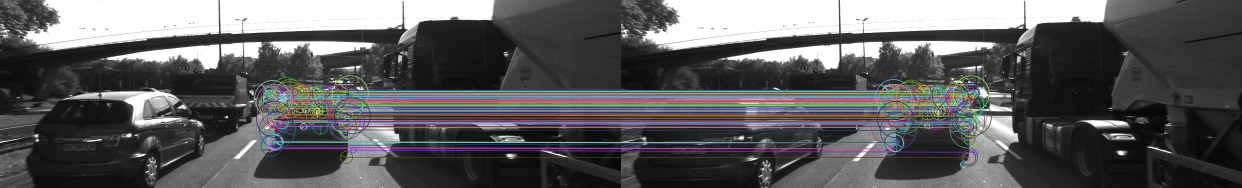
//> input picture output/BRISK_BRISK.jpg, 2484 x 375 px, given in place of 0000000000.png, which was not available (shown at 1/2 size)
$ ./MidTermProject_Camera_Student   (built with g++ and OpenCV 4)
//> lines starting //> are read from the running program, lines starting //| are printed output that depends on the picture; pictures that were not available may be replaced by others from this repository, and a replacement may not be noted
### src/matching2D.hpp
#ifndef matching2D_hpp
#define matching2D_hpp

#include <stdio.h>
#include <iostream>
#include <sstream>
#include <iomanip>
#include <vector>
#include <cmath>
#include <limits>

#include <opencv2/core.hpp>
#include <opencv2/highgui/highgui.hpp>
#include <opencv2/imgproc/imgproc.hpp>
#include <opencv2/features2d.hpp>
#include <opencv2/xfeatures2d.hpp>
#include <opencv2/xfeatures2d/nonfree.hpp>

#include "dataStructures.h"


void detKeypointsHarris(std::vector<cv::KeyPoint> &keypoints, cv::Mat &img, std::vector<float>& det_t, bool bVis=false);
void detKeypointsShiTomasi(std::vector<cv::KeyPoint> &keypoints, cv::Mat &img, std::vector<float>& det_t, bool bVis=false);
void detKeypointsModern(std::vector<cv::KeyPoint> &keypoints, cv::Mat &img, std::string detectorType, std::vector<float>& det_t, bool bVis=false);
void descKeypoints(std::vector<cv::KeyPoint> &keypoints, cv::Mat &img, cv::Mat &descriptors, std::string descriptorType, std::vector<float>& desc_t);
void matchDescriptors(std::vector<cv::KeyPoint> &kPtsSource, std::vector<cv::KeyPoint> &kPtsRef, cv::Mat &descSource, cv::Mat &descRef,
                      std::vector<cv::DMatch> &matches, std::string descriptorType, std::string matcherType, std::string selectorType);

#endif /* matching2D_hpp */

### src/dataStructures.h
#ifndef dataStructures_h
#define dataStructures_h

#include <vector>
#include <opencv2/core.hpp>


struct DataFrame { // represents the available sensor information at the same time instance

    cv::Mat cameraImg; // camera image

    std::vector<cv::KeyPoint> keypoints; // 2D keypoints within camera image
    cv::Mat descriptors; // keypoint descriptors
    std::vector<cv::DMatch> kptMatches; // keypoint matches between previous and current frame
};


#endif /* dataStructures_h */

### src/matching2D_Student.cpp
#include <numeric>
#include "matching2D.hpp"

using namespace std;

// Find best matches for keypoints in two camera images based on several matching methods
// [47 lines left out: function matchDescriptors, not called in this run]

// Use one of several types of state-of-art descriptors to uniquely identify keypoints
void descKeypoints(vector<cv::KeyPoint> &keypoints, cv::Mat &img, cv::Mat &descriptors, string descriptorType, vector<float>& desc_t)
{
    // select appropriate descriptor
    cv::Ptr<cv::DescriptorExtractor> extractor;
    if (descriptorType.compare("BRISK") == 0)
    {

        int threshold = 30;        // FAST/AGAST detection threshold score.
        int octaves = 3;           // detection octaves (use 0 to do single scale)
        float patternScale = 1.0f; // apply this scale to the pattern used for sampling the neighbourhood of a keypoint.

        extractor = cv::BRISK::create(threshold, octaves, patternScale);
    }
    else if (descriptorType.compare("BRIEF") == 0){
      	extractor = cv::xfeatures2d::BriefDescriptorExtractor::create();
    } else if (descriptorType.compare("ORB")==0){
    	extractor = cv::ORB::create();
    } else if (descriptorType.compare("FREAK")==0){
     	extractor = cv::xfeatures2d::FREAK::create();
    }else if (descriptorType.compare("SIFT")==0){
     	extractor = cv::SIFT::create();
    }else if (descriptorType.compare("AKAZE")==0){
     	cout << "AKAZE descriptor" << endl;
        extractor = cv::AKAZE::create();
    }else {
        throw std::invalid_argument("unknown descriptor type");
    }

    // perform feature description
    double t = (double)cv::getTickCount();
    extractor->compute(img, keypoints, descriptors);
    t = ((double)cv::getTickCount() - t) / cv::getTickFrequency();
  	desc_t.push_back(1000*t/1.0);
    //cout << descriptorType << " descriptor extraction in " << 1000 * t / 1.0 << " ms" << endl;
}

// [59 lines left out: function detKeypointsHarris, not called in this run]

void detKeypointsModern(std::vector<cv::KeyPoint> &keypoints, cv::Mat &img, std::string detectorType, vector<float>& det_t, bool bVis){
  	cv::Ptr<cv::Feature2D> kpt_det;
    double t = ((double)cv::getTickCount());
  	if(detectorType.compare("FAST") == 0){
      	bool nms = true;
      	double threshold = 10;
	 	kpt_det = cv::FastFeatureDetector::create(threshold, nms);
  		kpt_det->detect(img, keypoints);
    } else if(detectorType.compare("ORB") == 0){
     	kpt_det = cv::ORB::create();
    	kpt_det->detect(img, keypoints);
    } else if(detectorType.compare("BRISK") == 0){
        kpt_det = cv::BRISK::create();
    	kpt_det->detect(img, keypoints);
    } else if(detectorType.compare("AKAZE") == 0){
        kpt_det = cv::AKAZE::create();
    	kpt_det->detect(img, keypoints);
    } else if(detectorType.compare("SIFT") == 0){
        kpt_det = cv::SIFT::create();
    	kpt_det->detect(img, keypoints);
    }
    t = ((double)cv::getTickCount() - t) / cv::getTickFrequency();
  	det_t.push_back(1000 * t / 1.0);
    //cout << detectorType << " detection with n=" << keypoints.size() << " keypoints in " << 1000 * t / 1.0 << " ms" << endl;

    if(bVis){
          cv::Mat visImage =img.clone();
          cv::drawKeypoints(img, keypoints, visImage, cv::Scalar::all(-1), cv::DrawMatchesFlags::DRAW_RICH_KEYPOINTS);
          string windowName = detectorType +" Detector Results";
          cv::namedWindow(windowName, 6);
          cv::imshow(windowName, visImage);
          cv::waitKey(0);
      }

}

// Detect keypoints in image using the traditional Shi-Thomasi detector
// [40 lines left out: function detKeypointsShiTomasi, not called in this run]

### src/MidTermProject_Camera_Student.cpp
/* INCLUDES FOR THIS PROJECT */
#include <iostream>
#include <fstream>
#include <sstream>
#include <iomanip>
#include <vector>
#include <cmath>
#include <limits>
#include <numeric>
#include <opencv2/core.hpp>
#include <opencv2/highgui/highgui.hpp>
#include <opencv2/imgproc/imgproc.hpp>
#include <opencv2/features2d.hpp>
#include <opencv2/xfeatures2d.hpp>
#include <opencv2/xfeatures2d/nonfree.hpp>

#include "dataStructures.h"
#include "matching2D.hpp"

using namespace std;

/* MAIN PROGRAM */
int main(int argc, const char *argv[])
{
  	string detectorType, descriptorType, descriptorMatchType;

  	if(argc > 1){
      	//command line parameter
      	// argv[1] -> Detector
      	// argv[2] - > Descriptor
      	detectorType= (argv[1]);
      	if (detectorType.compare("SIFT") == 0)
          descriptorMatchType = "DES_HOG";
      	else
          descriptorMatchType = "DES_BINARY";


        descriptorType = (argv[2]);
    } else {
        //det default
        cout << "Default BRISK det, BRIEF desc has been selected" << endl;
        detectorType =  "BRISK";
        descriptorType= "BRIEF";
        descriptorMatchType="DES_BINARY";
    }
    /* INIT VARIABLES AND DATA STRUCTURES */

    // data location
    string dataPath = "../";

    // camera
    string imgBasePath = dataPath + "images/";
    string imgPrefix = "KITTI/2011_09_26/image_00/data/000000"; // left camera, color
    string imgFileType = ".png";
    int imgStartIndex = 0; // first file index to load (assumes Lidar and camera names have identical naming convention)
    int imgEndIndex = 9;   // last file index to load
    int imgFillWidth = 4;  // no. of digits which make up the file index (e.g. img-0001.png)

    // misc
    int dataBufferSize = 2;       // no. of images which are held in memory (ring buffer) at the same time
    vector<DataFrame> dataBuffer; // list of data frames which are held in memory at the same time
    bool bVis = true;            // visualize results

  	//Init var.
    string matcherType = "MAT_FLANN";        // MAT_BF, MAT_FLANN
    string selectorType = "SEL_KNN";       // SEL_NN, SEL_KNN

  	//stats for each Keypoints Detectors & Descriptors
  	int kpts_cnt=0;
  	int kpts_matches_cnt=0;
  	vector<float> det_t;
  	vector<float> desc_t;
    vector<float> match_t;

    /* MAIN LOOP OVER ALL IMAGES */
    for (size_t imgIndex = 0; imgIndex <= imgEndIndex - imgStartIndex; imgIndex++)
    {
        /* LOAD IMAGE INTO BUFFER */

        // assemble filenames for current index
        ostringstream imgNumber;
        imgNumber << setfill('0') << setw(imgFillWidth) << imgStartIndex + imgIndex;
        string imgFullFilename = imgBasePath + imgPrefix + imgNumber.str() + imgFileType;

        // load image from file and convert to grayscale
        cv::Mat img, imgGray;
        img = cv::imread(imgFullFilename);
//> img is the input picture: 375 rows x 2484 cols, CV_8UC3; mean B, G, R 92.7, 91.9, 91.9
        cv::cvtColor(img, imgGray, cv::COLOR_BGR2GRAY);
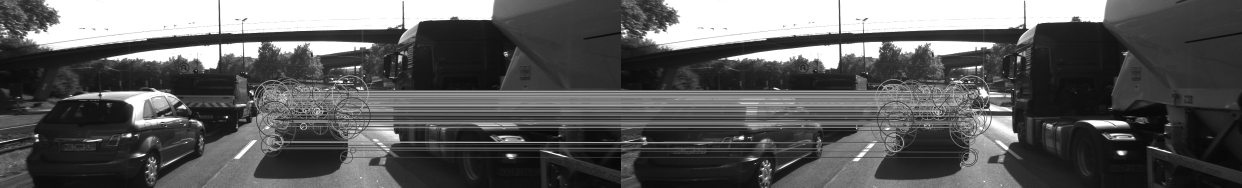
//> imgGray: 375 rows x 2484 cols, CV_8UC1 (shown at 1/2 size); min 5, max 255, mean 92

        //// STUDENT ASSIGNMENT
        //// TASK MP.1 -> replace the following code with ring buffer of size dataBufferSize

        // push image into data frame buffer
        DataFrame frame;
        frame.cameraImg = imgGray;
        dataBuffer.push_back(frame);
      	//Remove first element (old image) if exceed databuffer
		if(dataBuffer.size() > dataBufferSize){
         	dataBuffer.erase(dataBuffer.begin());
        }
      	//cout << "dataBuffer size " << dataBuffer.size() << endl;
        //// EOF STUDENT ASSIGNMENT
        //cout << "#1 : LOAD IMAGE INTO BUFFER done" << endl;

        /* DETECT IMAGE KEYPOINTS */
        // extract 2D keypoints from current image
        vector<cv::KeyPoint> keypoints; // create empty feature list for current image

        //// STUDENT ASSIGNMENT
        //// TASK MP.2 -> add the following keypoint detectors in file matching2D.cpp and enable string-based selection based on detectorType
        //// -> HARRIS, FAST, BRISK, ORB, AKAZE, SIFT

        if (detectorType.compare("SHITOMASI") == 0)
        {
            detKeypointsShiTomasi(keypoints, imgGray, det_t, bVis);
        } else if(detectorType.compare("HARRIS") == 0)
        {
          	detKeypointsHarris(keypoints, imgGray, det_t, bVis);
        } else{
 			//calls to all generic keypointss
          	detKeypointsModern(keypoints, imgGray, detectorType, det_t, bVis);
//> in detKeypointsModern, `kpt_det->detect(img, keypoints);`: keypoints = 7385 keypoints; strongest (x, y, size): (454, 234, 14.1), (453, 234, 15.3), (2241, 302, 47.5), (1484, 275, 29.3)
//> in detKeypointsModern, `cv::drawKeypoints(img, keypoints, visImage, cv::Scalar::all(-1), cv::D..`:
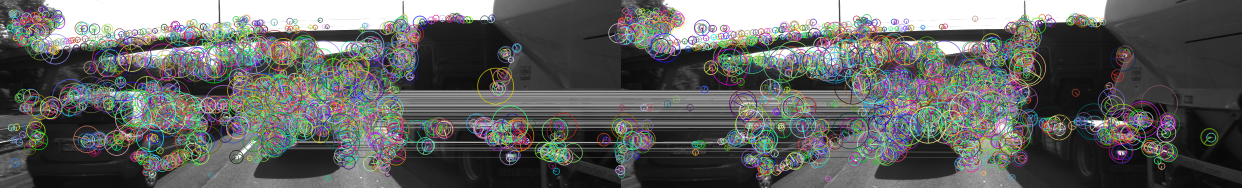
//> visImage: 375 rows x 2484 cols, CV_8UC3 (shown at 1/2 size); mean B, G, R 98.4, 100, 98.5
//> det_t = [148.3]
        }

        //// EOF STUDENT ASSIGNMENT

        //// STUDENT ASSIGNMENT
        //// TASK MP.3 -> only keep keypoints on the preceding vehicle

        // only keep keypoints on the preceding vehicle
        bool bFocusOnVehicle = true;
        cv::Rect vehicleRect(535, 180, 180, 150);
        if (bFocusOnVehicle)
        {
			vector<cv::KeyPoint> kpt;
          	for(auto itr=keypoints.begin(); itr != keypoints.end(); itr++){
             	int x = (int) itr->pt.x;
              	int y = (int) itr->pt.y;
              	if (x>=vehicleRect.x && x <= vehicleRect.x + vehicleRect.width && y >= vehicleRect.y && y <= vehicleRect.y + vehicleRect.height){
                 kpt.push_back(*itr);
                }
            }
//> this loop made 7385 passes
//> (x, y) on passes 1 to 3: (81, 18), (1260, 18), (1325, 19)
//> after the loop, kpt = 998 keypoints; strongest (x, y, size): (603, 257, 17.7), (561, 275, 12), (622, 188, 10.6), (611, 258, 12.8)
            keypoints = kpt;
//> keypoints has the same summary as kpt
        }
		kpts_cnt+=keypoints.size();
//> kpts_cnt = 998
        //// EOF STUDENT ASSIGNMENT

        // optional : limit number of keypoints (helpful for debugging and learning)
        bool bLimitKpts = false;
        if (bLimitKpts)
        {
            int maxKeypoints = 50;

            if (detectorType.compare("SHITOMASI") == 0)
            { // there is no response info, so keep the first 50 as they are sorted in descending quality order
                keypoints.erase(keypoints.begin() + maxKeypoints, keypoints.end());
            }
            cv::KeyPointsFilter::retainBest(keypoints, maxKeypoints);
            //cout << " NOTE: Keypoints have been limited!" << endl;
        }

        // push keypoints and descriptor for current frame to end of data buffer
        (dataBuffer.end() - 1)->keypoints = keypoints;

        //cout << "#2 : DETECT KEYPOINTS done" << endl;

        /* EXTRACT KEYPOINT DESCRIPTORS */

        //// STUDENT ASSIGNMENT
        //// TASK MP.4 -> add the following descriptors in file matching2D.cpp and enable string-based selection based on descriptorType
        //// -> BRIEF, ORB, FREAK, AKAZE, SIFT

        cv::Mat descriptors;
        descKeypoints((dataBuffer.end() - 1)->keypoints, (dataBuffer.end() - 1)->cameraImg, descriptors, descriptorType, desc_t);
        //// EOF STUDENT ASSIGNMENT

        // push descriptors for current frame to end of data buffer
        (dataBuffer.end() - 1)->descriptors = descriptors;

        //cout << "#3 : EXTRACT DESCRIPTORS done" << endl;

        if (dataBuffer.size() > 1) // wait until at least two images have been processed
        {

            /* MATCH KEYPOINT DESCRIPTORS */

            vector<cv::DMatch> matches;


            //// STUDENT ASSIGNMENT
            //// TASK MP.5 -> add FLANN matching in file matching2D.cpp
            //// TASK MP.6 -> add KNN match selection and perform descriptor distance ratio filtering with t=0.8 in file matching2D.cpp

            matchDescriptors((dataBuffer.end() - 2)->keypoints, (dataBuffer.end() - 1)->keypoints,
                             (dataBuffer.end() - 2)->descriptors, (dataBuffer.end() - 1)->descriptors,
                             matches, descriptorMatchType, matcherType, match_t, selectorType);

            //// EOF STUDENT ASSIGNMENT

            // store matches in current data frame
            (dataBuffer.end() - 1)->kptMatches = matches;
			kpts_matches_cnt+=matches.size();
            cout << matches.size() << endl;
            //cout << "#4 : MATCH KEYPOINT DESCRIPTORS done" << endl;

            // visualize matches between current and previous image
            if (bVis)
            {
                cv::Mat matchImg = ((dataBuffer.end() - 1)->cameraImg).clone();
                cv::drawMatches((dataBuffer.end() - 2)->cameraImg, (dataBuffer.end() - 2)->keypoints,
                                (dataBuffer.end() - 1)->cameraImg, (dataBuffer.end() - 1)->keypoints,
                                matches, matchImg,
                                cv::Scalar::all(-1), cv::Scalar::all(-1),
                                vector<char>(), cv::DrawMatchesFlags::DRAW_RICH_KEYPOINTS);

                string windowName = "Matching keypoints between two camera images";
                cv::namedWindow(windowName, 7);
                cv::imshow(windowName, matchImg);
                cv::imwrite(windowName+ detectorType + descriptorType+".jpg", matchImg);
                //cout << "Press key to continue to next image" << endl;
                cv::waitKey(0); // wait for key to be pressed
            }
            bVis = false;
        }
    } // eof loop over all images
//> pass 2 of the loop `for (size_t imgIndex = 0; imgIndex <= imgEndIndex - imgStartIndex; img..`:
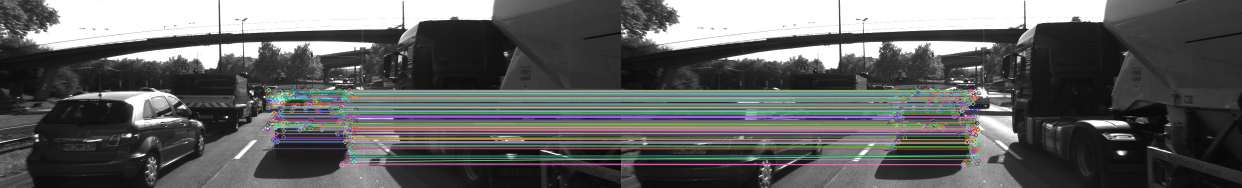
//> input picture output/FAST_BRIEF.jpg, 2484 x 375 px, given in place of 0000000001.png, which was not available (shown at 1/2 size)
//> img is the input picture: 375 rows x 2484 cols, CV_8UC3; mean B, G, R 96.1, 96.6, 96
//> in detKeypointsModern (call 2), `kpt_det->detect(img, keypoints);`: keypoints = 5951 keypoints; strongest (x, y, size): (454, 234, 14.1), (528, 193, 15.6), (453, 234, 15.3), (2241, 302, 47.5)
//> in detKeypointsModern (call 2), `cv::drawKeypoints(img, keypoints, visImage, cv::Scalar::all(-1), cv::D..`:
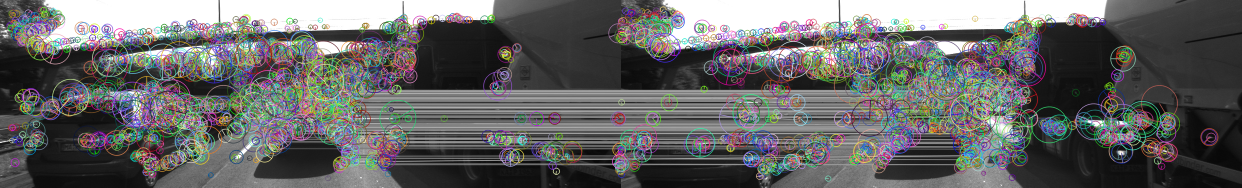
//> visImage: 375 rows x 2484 cols, CV_8UC3 (shown at 1/2 size); mean B, G, R 101.9, 101.7, 101.8
//> `detKeypointsModern(keypoints, imgGray, detectorType, det_t, bVis);`: det_t = [148.3, 137]
//> the loop `for(auto itr=keypoints.begin(); itr != keypoints.end(); itr++)` made 5951 passes
//> after the loop `for(auto itr=keypoints.begin(); itr != keypoints.end(); itr++)`: kpt = 777 keypoints; strongest (x, y, size): (690, 286, 11), (561, 186, 11.1), (540, 253, 12.6), (680, 327, 27.3)
//> `keypoints = kpt;`: keypoints has the same summary as kpt
//> kpts_cnt = 1775
//> `cv::imshow(windowName, matchImg);`:
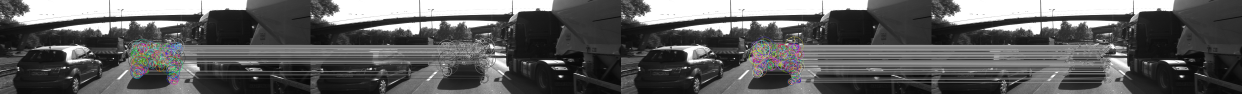
//> window 'Matching keypoints between two': 375 rows x 4968 cols, CV_8UC3 (shown at 1/4 size); mean B, G, R 94.6, 94.6, 94.6
//> (the run ends here: the program stops with an error, at `cv::cvtColor(img, imgGray, cv::COLOR_BGR2GRAY);`)
